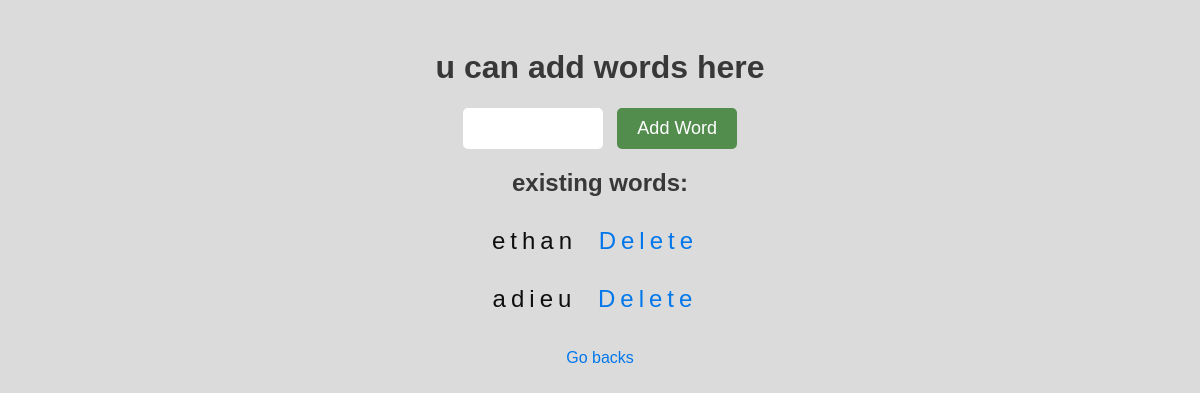
/admin, run on an earlier commit of the app's database.
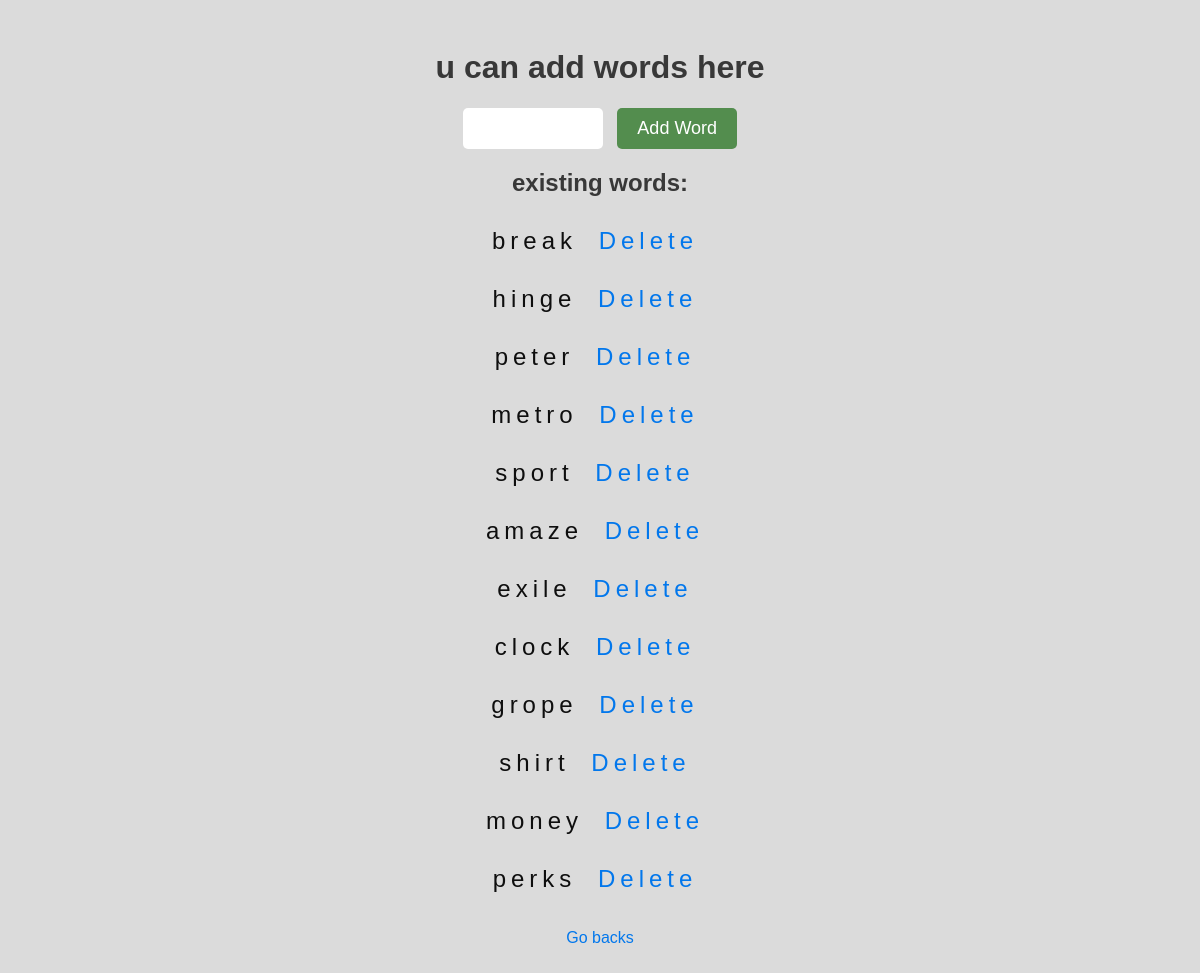
And on a later commit of the database.
### app.py (models this page shows)
class Word(db.Model):
    id = db.Column(db.Integer, primary_key=True)
    text = db.Column(db.String(5), unique=True, nullable=False)

### app.py (the view, shortened to what this page needs)
@app.route('/admin', methods=['GET', 'POST'])
def admin():
    words = Word.query.all()
    return render_template('admin.html', words=words)

### templates/admin.html (shortened to what this page needs)
<!DOCTYPE html>
<html>
<head>
    <link rel="stylesheet" href="{{ url_for('static', filename='styles.css') }}">
</head>
<body>
    <h1>u can add words here</h1>
    <form method="POST">
        <input type="text" name="word" maxlength="5" required>
        <input type="submit" value="Add Word">
    </form>
    <h2>existing words:</h2>
    <ul>
        {% for word in words %}
            <li>{{ word.text }} <a href="{{ url_for('delete_word', word_id=word.id) }}">Delete</a></li>
        {% endfor %}
    </ul>
    <a href="{{ url_for('index') }}">Go backs</a>
</body>
</html>

### static/styles.css (style rules this page uses)
body { font-family: 'Arial', sans-serif; background-color: #dbdbdb; color: #0e0e0e; text-align: center; padding: 20px; }
h1, h2 { color: #383838; }
form { margin-bottom: 20px; }
input[type="text"] { padding: 10px; font-size: 18px; width: 120px; text-transform: uppercase; text-align: center; background-color: #ffffff; border: none; border-radius: 5px; color: #1f1f1f; }
input[type="submit"] { padding: 10px 20px; font-size: 18px; margin-left: 10px; background-color: #538d4e; border: none; border-radius: 5px; color: white; cursor: pointer; }
ul { list-style-type: none; padding: 0; }
li { margin: 10px 0; font-size: 24px; letter-spacing: 5px; }
a { color: #0277ec; text-decoration: none; margin: 10px; display: inline-block; }

What changed in the data, as far as the page shows it:
changed Word: text "ethan" → "break"
changed Word: text "adieu" → "hinge"
added Word: text "peter"
added Word: text "metro"
added Word: text "sport"
added Word: text "amaze"
added Word: text "exile"
added Word: text "clock"
added Word: text "grope"
added Word: text "shirt"
added Word: text "money"
added Word: text "perks"
